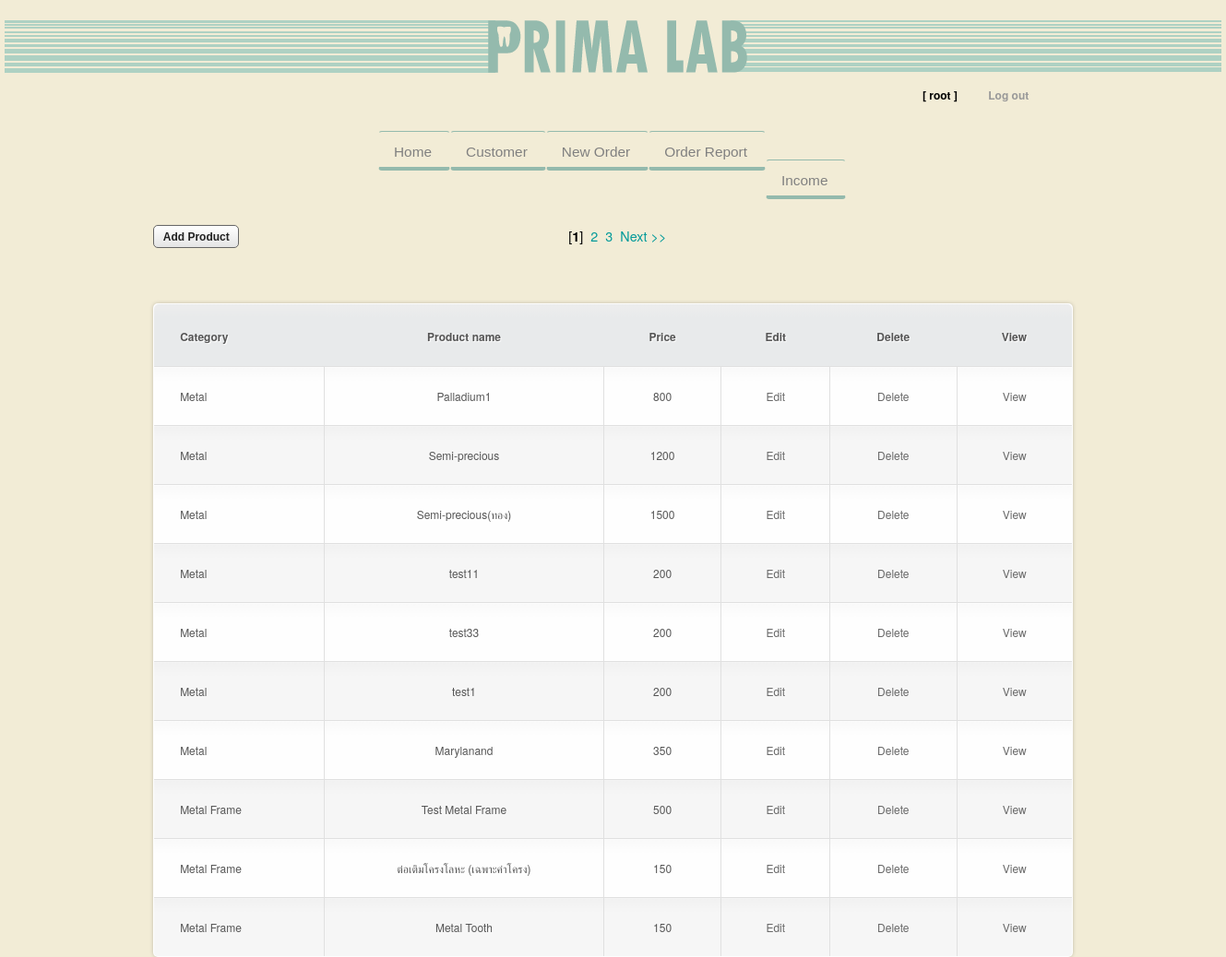
Page /Site/index.php (signed in) on the committed database.
### tables this page shows
CREATE TABLE `product` (
  `product_id` int(11) NOT NULL auto_increment,
  `product_name` varchar(50) default NULL,
  `price` int(11) default NULL,
  `category_id` int(11) default NULL,
  PRIMARY KEY  (`product_id`)
);

CREATE TABLE `category` (
  `category_id` int(11) NOT NULL auto_increment,
  `category_name` varchar(50) default NULL,
  PRIMARY KEY  (`category_id`)
);

### Site/index.php (the view, shortened to what this page needs)
<!DOCTYPE html PUBLIC "-//W3C//DTD XHTML 1.0 Strict//EN" "http://www.w3.org/TR/xhtml1/DTD/xhtml1-strict.dtd">
<html xmlns="http://www.w3.org/1999/xhtml"><head>
<link href="css/reset.css" rel="stylesheet" type="text/css"/>
<link href="css/mian.css" rel="stylesheet" type="text/css" />
<link href="css/idealForms/idealForms.css" rel="stylesheet" type="text/css" media="screen"/>
<link href="css/idealForms/idealForms-theme-sapphire.css" rel="stylesheet" type="text/css" media="screen"/>
<link href="css/table.css" rel="stylesheet" type="text/css" />
</head>
<body>
<div id="wrapper-main">
	<div id="logo-left" class="left"></div>
	<div id="wrapper-logo-main" class="left"></div>
	<div id="logo-right" class="left"></div>
</div>
   <?PHP
   	if(!isset($_SESSION['username']))
	{
		echo "<script>alert('Please Login');window.location='login.php';</script>"
	?>
   <?php
   }else
   {
   ?>
<div id="login-box">
	<ul>
		<li>[ <?PHP echo $_SESSION['username']?> ]</li>
		<a href="logout.php"><li>Log out</li></a>
	</ul>
</div>
<?php } ?>
<div id="wrapper-menu">
<div id="top_navigation">
	<ul class="nav">
		<li><a href="index.php">Home</a></li>
		<li><a href="customer.php">Customer</a></li>
		<li><a href="new-order.php">New Order</a></li>
		<li><a href="order-history.php">Order Report</a></li>
		<li><a href="report.php">Income</a></li>
	</ul>
</div>
</div>
<div id="content">
	<div id="wrapper-add-btn">
	<div class="idealWrap">
			<form name="form1" action="">
			<a href="new-product.php"><input type="button" name="button" value="Add Product" /></a>
			</form>
	</div>
	</div>
	<div id="wrapper-link">
	<?php
		$sql = "select * from product left join category on product.category_id = category.category_id order by product.category_id ASC";
		$query  = mysql_query($sql) or die (mysql_error().":$sql");
		$num    = mysql_num_rows($query);
	$page		= !empty($_GET['page'])?$_GET['page']:1;
	$perpage	= 10;
	$totalpage	= ceil($num/$perpage);
	$startpoint	= ($page-1)*$perpage;
	$sql 	.= " limit $startpoint,$perpage";
	$query	= mysql_query($sql) or die(mysql_error());
	$num	= mysql_num_rows($query);
   if($totalpage > 1)
  {
		$start 	= ($page-2 < 1)?1:$page-2;
		$end	= ($page+2 > $totalpage)?$totalpage:$page+2;
	  	for($i=$start;$i<=$end;$i++)
		{
			if($i==$page)
				echo "<font color=\"#000\">[<b>$i</b>]</font>&nbsp;&nbsp;";
			else
				echo "<a href=?page=$i>$i</a>&nbsp;&nbsp;";
		}
		if($page < $totalpage)
		echo "<a href=?page=".($page+1).">Next&nbsp;&gt;&gt;</a>&nbsp;&nbsp;";
   }
	  ?>
	 </div>
    <table cellspacing="0">
    	<tr>
			<th>Category</th>
			<th>Product name</th>
			<th>Price</th>
			<th>Edit</th>
			<th>Delete</th>
			<th>View</th>
		</tr>
		<?php
			for($i=1;$i<=$num;$i++)
			{
			  $row = mysql_fetch_array($query);
		?>
   		<tr>
			<td><?php echo $row['category_name']?></td>
			<td><?php echo $row['product_name']?></td>
			<td><?php echo $row['price']?></td>
			<td><a href="edit-product.php?product_id=<?php echo $row['product_id']; ?>">Edit</a></th>
			<td><a href="delete-product.php?product_id=<?php echo $row['product_id']?>" onclick="return confirm('Are you sure to delete??');">Delete</a></th>
			<td><a href="view-product.php?product_id=<?php echo $row['product_id']; ?>">View</a></th>
		</tr>
    	<?php }?>
    </table>
</div>
</body>
</html>

### Site/css/mian.css (style rules this page uses)
body { background-color: #F2ECD6; }
.left { float: left; }
#wrapper-logo-main { background-image: url(../images/logo_main.png); margin-top: 20px; background-repeat: no-repeat; height: 60px; width: 639px; margin-left: 0px; margin-right: auto; margin-bottom: auto; }
#wrapper-main { height: 80px; margin-right: auto; margin-left: auto; width: 1319px; }
#logo-left { height: 60px; width: 340px; margin-top: 20px; background-image: url(../images/bg.png); background-repeat: repeat-x; }
#logo-right { height: 60px; width: 340px; margin-top: 20px; background-image: url(../images/bg_right.png); background-repeat: repeat-x; }
#login-box { height: 30px; padding-top: 10px; width: 250px; margin-left: 1000px; color: #000; font-weight: bold; }
#login-box ul a { color: #999; text-decoration: none; }
#login-box ul li { display: inline; margin-right: 30px; }
#wrapper-menu { height: 80px; display: inline-block; list-style-type: none; margin-top: 10px; width: 650px; margin-right: auto; padding-left: 150px; padding-top: 5px; margin-left: 250px; }
#wrapper-menu ul li { display: inline; margin-right: 60px; margin-top: auto; margin-bottom: auto; }
#wrapper-link { padding-left: 450px; margin-bottom: 20px; font-size: 1.2em; color: #AED1C3; padding-bottom: 10px; text-decoration: none; }
#wrapper-link a { text-decoration: none; color: #099; }
#wrapper-add-btn { height: 20px; width: 150px; float: left; margin-bottom: 30px; padding-bottom: 10px; }
* { margin : 0; padding : 0; list-style : none; text-decoration : none; line-height : 27px; }
#top_navigation { background : transparent; width: 800px; height : 77px; list-style : none; margin-top : 7px; margin-bottom : 11px; width : 100%; }
ul.nav { background : transparent; width: 800px; height : 57px; line-height : 31px; list-style : none; padding : 0 10px; font-size : 14px; }
ul.nav li { display : inline; padding : 0; background : transparent; }
ul.nav a { background : transparent; height : 20px; font-size : 1.1em; color : #808080; float : left; padding : 8px 19px 10px 16px; text-decoration : none; border-top: 1px solid #94BAAD; border-bottom : 4px solid #94BAAD; border-left : 1px solid transparent; border-right : 1px solid transparent; border-radius : 4px; -moz-border-radius : 4px; -webkit-border-radius: 4px; font-family: Arial, Helvetica, sans-serif; }

### Site/css/idealForms/idealForms.css (style rules this page uses)
form { margin: 2em 0; }
form * { font: normal 12px Arial }

### rows in the picture
product: category.category_name "Metal", product_name "Palladium1", price "800"
product: category.category_name "Metal", product_name "Semi-precious", price "1200"
product: category.category_name "Metal", product_name "Semi-precious(ทอง)", price "1500"
product: category.category_name "Metal", product_name "test11", price "200"
product: category.category_name "Metal", product_name "test33", price "200"
product: category.category_name "Metal", product_name "test1", price "200"
product: category.category_name "Metal", product_name "Marylanand", price "350"
product: category.category_name "Metal Frame", product_name "Test Metal Frame", price "500"
product: category.category_name "Metal Frame", product_name "ต่อเติมโครงโลหะ (เฉพาะค่าโครง)", price "150"
product: category.category_name "Metal Frame", product_name "Metal Tooth", price "150"

### other values in the picture
$_SESSION['username'] "root"
